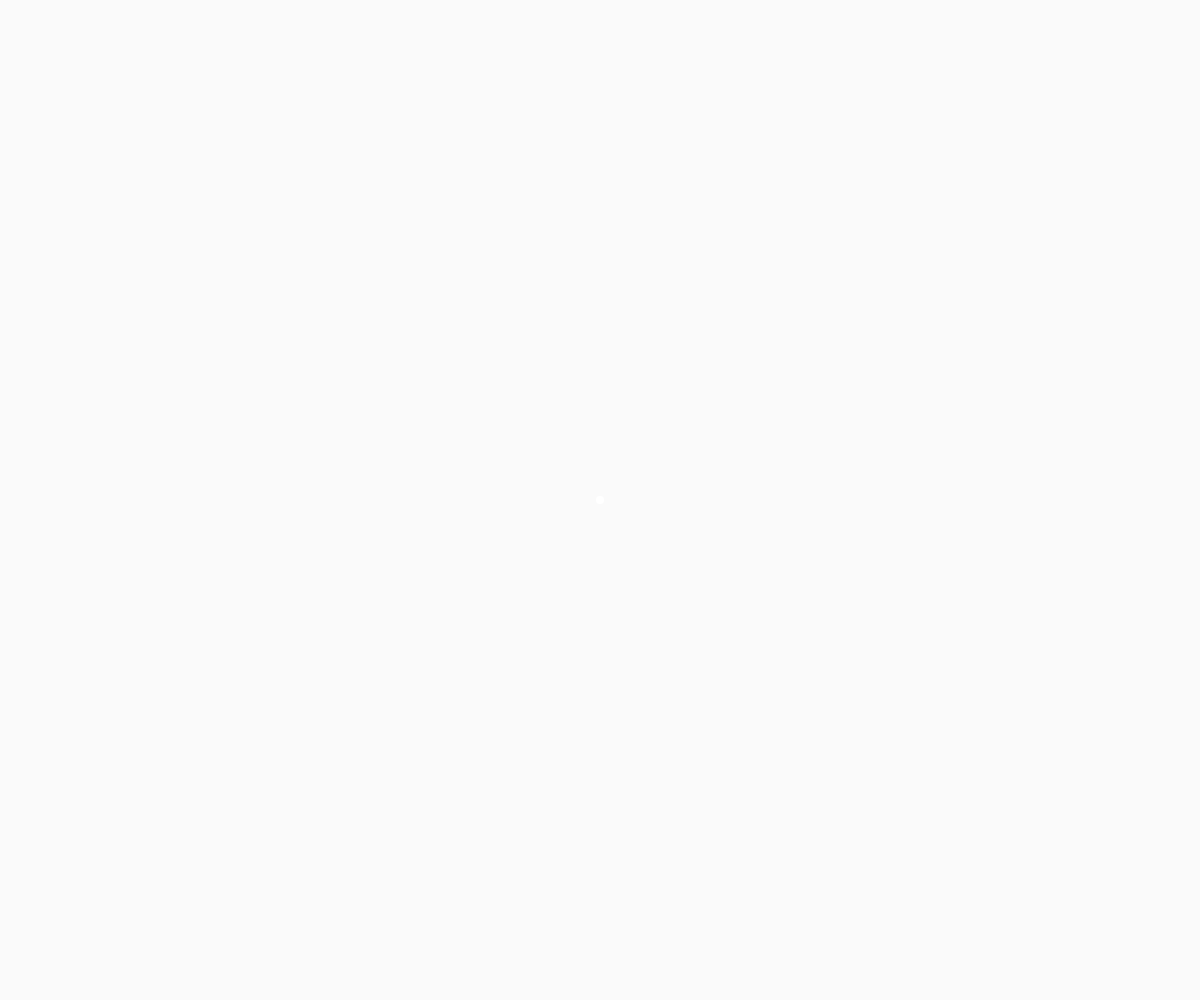
Frame 1 (no input)
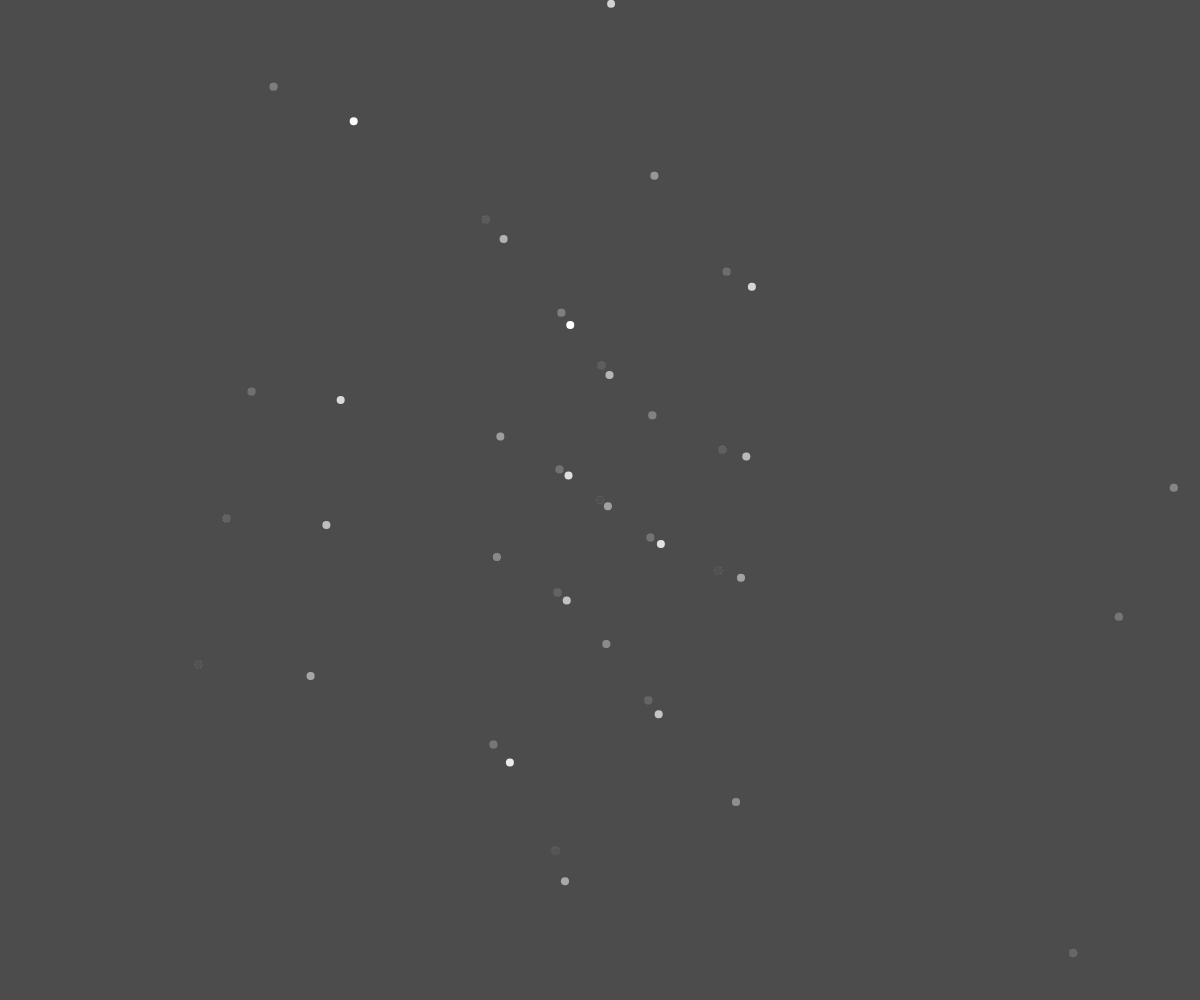
Frame 60 (no input)
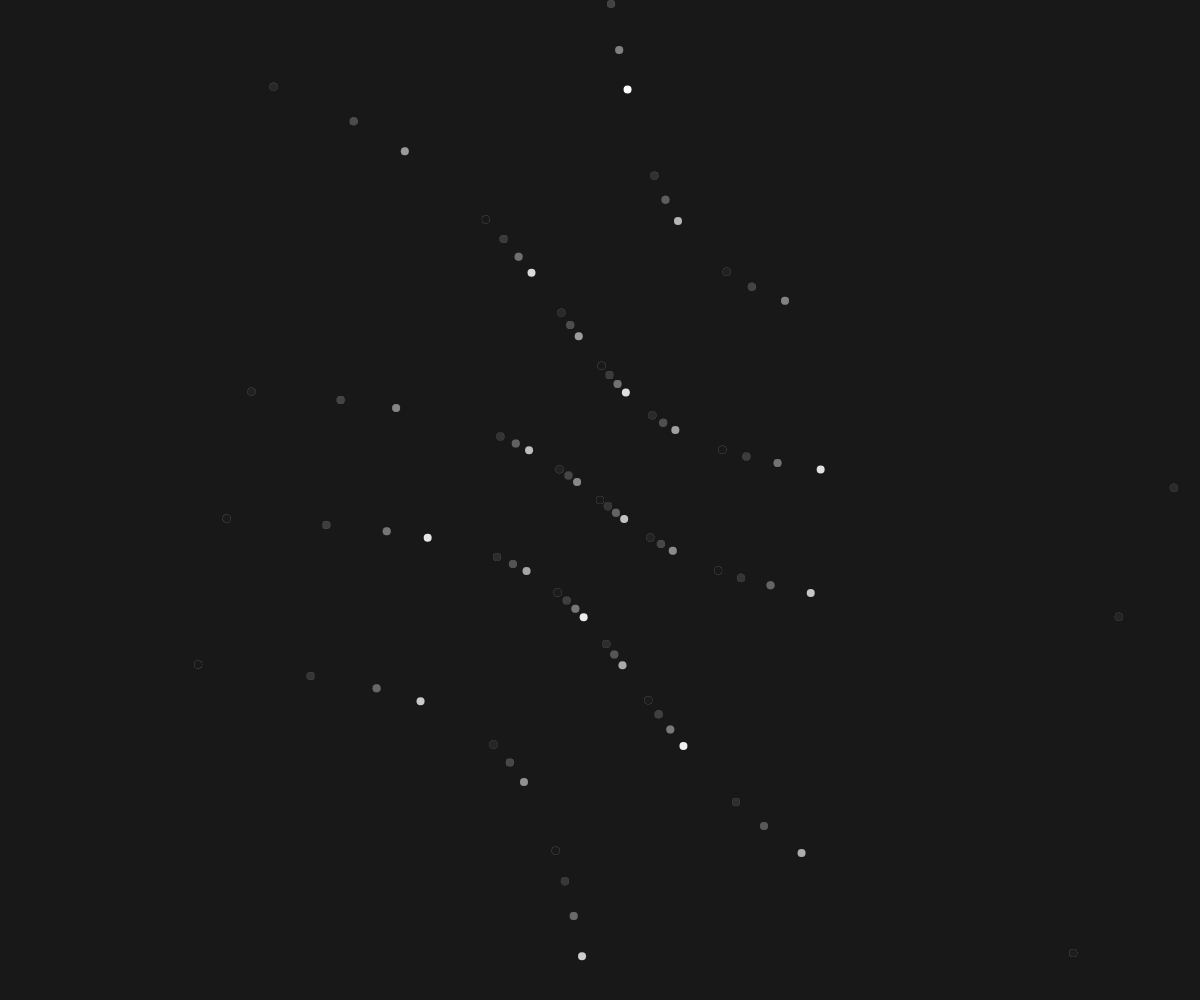
Frame 120 (the mouse pressed at the canvas centre since frame 60)

The p5.js sketch that drew these frames (run headless with seeded random() and noise() and a simulated clock; from frame 60 on, the mouse is pressed at the canvas centre):

// p5.js sketch
// ── sketch.js
/*
Based on the lissajous curve example from Code as a Creative Medium
https://github.com/CodeAsCreativeMedium/exercises/blob/main/09_curves/06_lissajous/lissajous_js/lissajous_js.js

Lissajous curve:
https://en.wikipedia.org/wiki/Lissajous_curve
*/

let t = 0;

function setup() {
  createCanvas(windowWidth, windowHeight);
  stroke(255);
  strokeWeight(8);
}

function draw() {
  background(0, 5);

  let minDimension = min(width, height);
  let radius = (minDimension*1.5) / 8;

  x = tan((10 * t) / 10) * radius/2 + width / 2;
  y = tan((2 * t) / 5) * radius + height / 2;

  point(x, y);

  t += 0.9;
}

function windowResized() {
  resizeCanvas(windowWidth, windowHeight);
  background(0);
}
